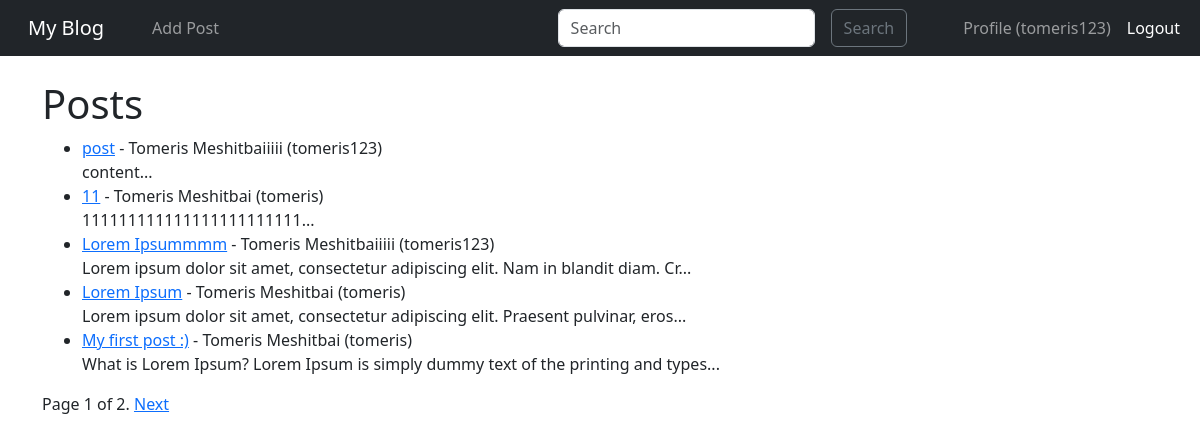
The page / (signed in) on the database its author committed.
### blog/models.py (models this page shows, shortened)
class Post(models.Model):
    title = models.CharField(max_length=255)
    content = models.TextField()
    author = models.ForeignKey(User,on_delete=models.CASCADE)
    created_at = models.DateTimeField(auto_now_add=True)

### blog/views.py (the view)
# urls.py: path('', Home.as_view(), name = "home"),
class Home(ListView):
    model = Post
    template_name = 'home.html'
    ordering = ['-created_at']
    paginate_by = 5
    def get_queryset(self):
        query = self.request.GET.get('q')
        if query:
            return Post.objects.filter(Q(title__icontains=query) | Q(content__icontains=query)).distinct()
        return Post.objects.all().order_by('-created_at')

### blog/templates/home.html (shortened to what this page needs)
{% extends "base.html" %}
{% block content %}
<h1>Posts</h1>
{% if object_list %}
    <ul>
    {% for post in object_list %}
        <li>
            <a href="{% url 'post-detail' post.pk %}">{{ post.title }}</a> -
            {{ post.author.first_name }} {{ post.author.last_name }} ({{post.author.username}})<br/>
            {{ post.content|slice:":80" }}...
        </li>
    {% endfor %}
    </ul>
    <div class="pagination">
      <span class="step-links">
          {% if is_paginated %}
              <span class="current">
                  Page {{ page_obj.number }} of {{ page_obj.paginator.num_pages }}.
              </span>
              {% if page_obj.has_next %}
                  <a href="?page={{ page_obj.next_page_number }}">Next</a>
              {% endif %}
          {% endif %}
      </span>
  </div>
{% else %}
    <p>No posts available.</p>
{% endif %}
{% endblock %}

### blog/templates/base.html (shortened to what this page needs)
<!doctype html>
<html lang="en">
  <head>
    <link rel="stylesheet" href="https://cdn.jsdelivr.net/npm/bootstrap@5.3.3/dist/css/bootstrap.rtl.min.css">
  </head>
  <body>
    <nav class="navbar navbar-expand-lg navbar-dark bg-dark">
      <div class="container-fluid">
        <a class="navbar-brand" href="{% url 'home' %}">My Blog</a>
        <div class="collapse navbar-collapse" id="navbarSupportedContent">
          <ul class="navbar-nav ms-auto">
            {% if user.is_authenticated %}
              <li class="nav-item">
                <a class="nav-link" href="{% url 'add-post' %}">Add Post</a>
              </li>
            {% endif %}
          </ul>
          <form class="d-flex ms-2" role="search">
            <input class="form-control ms-3" type="search" name="q" placeholder="Search" aria-label="Search" value="{{ request.GET.q }}">
            <button class="btn btn-outline-secondary" type="submit">Search</button>
          </form>
          <ul class="navbar-nav mr-auto">
            {% if user.is_authenticated %}
              <li class="nav-item">
                <a class="nav-link" href="{% url 'profile' request.user.id %}">Profile ({{ user.username }})</a>
              </li>
              <li class="nav-item">
                <form action="{% url 'logout' %}" method="post" class="d-inline">
                  <button type="submit" class="nav-link btn btn-link" style="color: white;">Logout</button>
                </form>
              </li>
            {% endif %}
          </ul>
        </div>
      </div>
    </nav>
    <br/>
    <div class="container">
      {% block content %}
      {% endblock %}
    </div>
  </body>
</html>

### rows shown on the page
Post: title "post", author.first_name "Tomeris", author.last_name "Meshitbaiiiii", author.username "tomeris123", content "content"
Post: title "11", author.first_name "Tomeris", author.last_name "Meshitbai", author.username "tomeris", content "111111111111111111111111"
Post: title "Lorem Ipsummmm", author.first_name "Tomeris", author.last_name "Meshitbaiiiii", author.username "tomeris123", content "Lorem ipsum dolor sit amet, consectetur adipiscing elit. Nam in blandit diam. Cr"
Post: title "Lorem Ipsum", author.first_name "Tomeris", author.last_name "Meshitbai", author.username "tomeris", content "Lorem ipsum dolor sit amet, consectetur adipiscing elit. Praesent pulvinar, eros"
Post: title "My first post :)", author.first_name "Tomeris", author.last_name "Meshitbai", author.username "tomeris", content "What is Lorem Ipsum? Lorem Ipsum is simply dummy text of the printing and types"

### other values the page prints
{{ user.username }} "tomeris123"
{{ page_obj.number }} "1"
{{ page_obj.paginator.num_pages }} "2"
